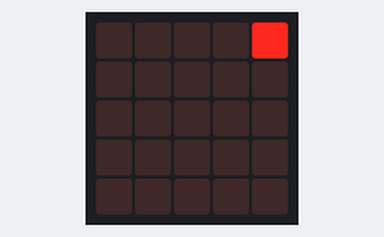
Bench run of a program on a simulated BBC micro:bit (MakeCode). Parts: the board's 5×5 LED display.

Above: at 1.1 s.
At 7.1 s:
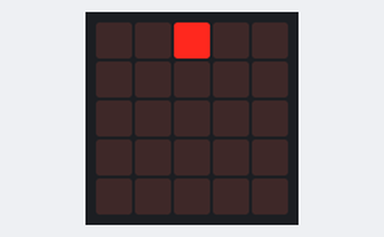
At 14.1 s:
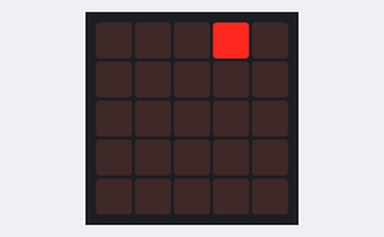
At 20.1 s:
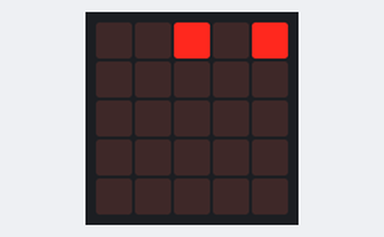
At 38.4 s:
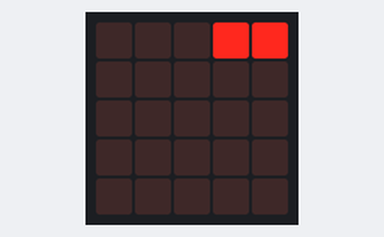

Measured:
- what the display in image 0 shows lasts 1.0 s, from 1.0 s to 2.0 s

The program:

main.ts
```typescript
let getal = 0
basic.forever(function () {
    let tel = 0
    if (tel % 2 == 1) {
        led.plot(4, 1)
    } else {

    }
})
basic.forever(function () {
    if (getal <= 15) {
        getal += 1
        basic.pause(500)
    } else {
        basic.clearScreen()
        getal = 0
    }
})
basic.forever(function () {
    if (getal <= 15) {
        basic.clearScreen()
        basic.pause(1000)
        led.plot(4, 0)
        basic.pause(1000)
        basic.clearScreen()
        basic.pause(1000)
        led.plot(3, 0)
        basic.pause(1000)
        basic.clearScreen()
        basic.pause(1000)
        led.plot(4, 0)
        led.plot(3, 0)
        basic.pause(1000)
        basic.clearScreen()
        basic.pause(1000)
        led.plot(2, 0)
        basic.pause(1000)
        basic.clearScreen()
        basic.pause(1000)
        led.plot(2, 0)
        led.plot(4, 0)
        basic.pause(1000)
        basic.clearScreen()
        basic.pause(1000)
    } else {
        basic.clearScreen()
    }
})
```

test.ts
```typescript
// tests gaan hier; deze zal niet worden gecompileerd wanneer dit pakket wordt gebruikt als extensie.
```
